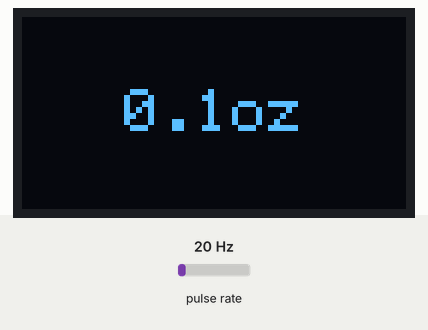
Recording of a sketch running on a simulated Particle Photon. Parts: 128×64 one-colour display. Wiring (inferred from the names in the program): pulse sensor: data D5. Inputs (shaded band) come from the test bench; at power-on: pulse rate 20 Hz.

Above: at 1.2 s.
1.3 s: pulse rate (sensor on D5) set to 50 Hz
At 3.21 s:
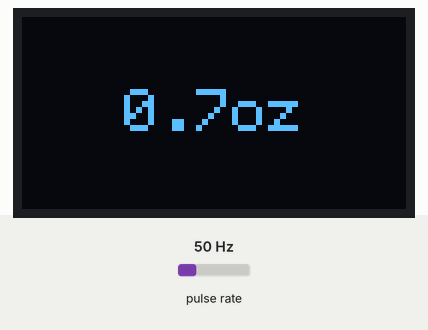
4.3 s: pulse rate (sensor on D5) set to 100 Hz
At 5.94 s:
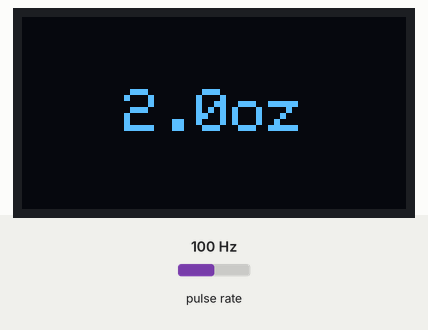
7.3 s: pulse rate (sensor on D5) set to 196 Hz
At 12.63 s:
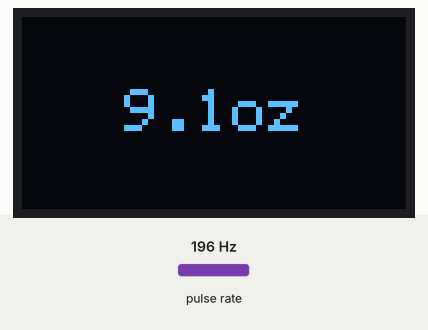

The sketch:

kegnet-client.ino
```cpp
#include "Display.h"
#include "Thermistor.h"
#include "FlowMeter.h"

#define I2C_ADDRESS 0x3C
#define TEMP_PIN A1
#define FLOW_PIN D5

Display *display;
Thermistor *thermistor;
FlowMeter *flowMeter;

void setup()   {
  display = new Display(I2C_ADDRESS);
  flowMeter = new FlowMeter(FLOW_PIN, display);
  thermistor = new Thermistor(TEMP_PIN, display);
}

void loop() {
  flowMeter->process();
  thermistor->process();
}
```

Display.h
```cpp
#ifndef DISPLAY_H_
#define DISPLAY_H_

#include "application.h"

#include "Adafruit_GFX.h"
#include "Adafruit_SSD1306.h"

class Display {
	public:
		Display(int i2cAddress);
		void showPouring(float p, boolean isOz);
		void showNoPour();
		void showPour(float p, boolean isOz);
		void showTemp(float t, bool isF);

	private:
		int i2cAddress;
		Adafruit_SSD1306 *display;

		int pourMessageDelay = 6000;
		int noPourMessageDelay = 1000;

		unsigned long lastMessageTs = 0;
		int lastMessageDelay = 0;

		void writeCenter(int textSize, String s);
		void writeCenter(int textSize, String s1, String s2);
};

#endif
```

FlowMeter.h
```cpp
#ifndef FLOWMETER_H_
#define FLOWMETER_H_

#include "application.h"
#include "Display.h"

class FlowMeter {
	public:
		FlowMeter(int pin, Display* display);
		void pulse();
		void process();

	private:
		int pin;
		Display* display;

		boolean isOz = true;
		int pourDelay = 1500;
		int minPourPulses = 250;
		int pollDelay = 50;
		float ppl = 5600;

		unsigned long lastPour = 0;
		volatile int interruptCount = 0;

		void publishPour(int pulses, unsigned long et);

		float toL(float pulses);
		float toOz(float pulses);
};

#endif
```

Thermistor.h
```cpp
#ifndef THERMISTOR_H_
#define THERMISTOR_H_

#include <math.h>
#include "application.h"
#include "Display.h"

class Thermistor {
	public:
		Thermistor(int pin, Display* display);
		void process();
		void updateTemp();
		float readTempC();
		float toF(float tempK);

	private:
		int pin;
		Display* display;

		bool useF = true;
		int samples = 5;
		int sampleDelay = 20;
		int tempDelay = 1000;
		float adcMax = 4095;
    float seriesResistor = 10000;
    float thermistorNominal = 10000;
    float temperatureNominal = 25;
    float bCoef = 3950;

		double lastTemp = 0;
		unsigned long lastTempTs = 0;
};

#endif
```

Measured:
- what the display in image 0 shows lasts 0.8 s, from 0.5 s to 1.3 s
